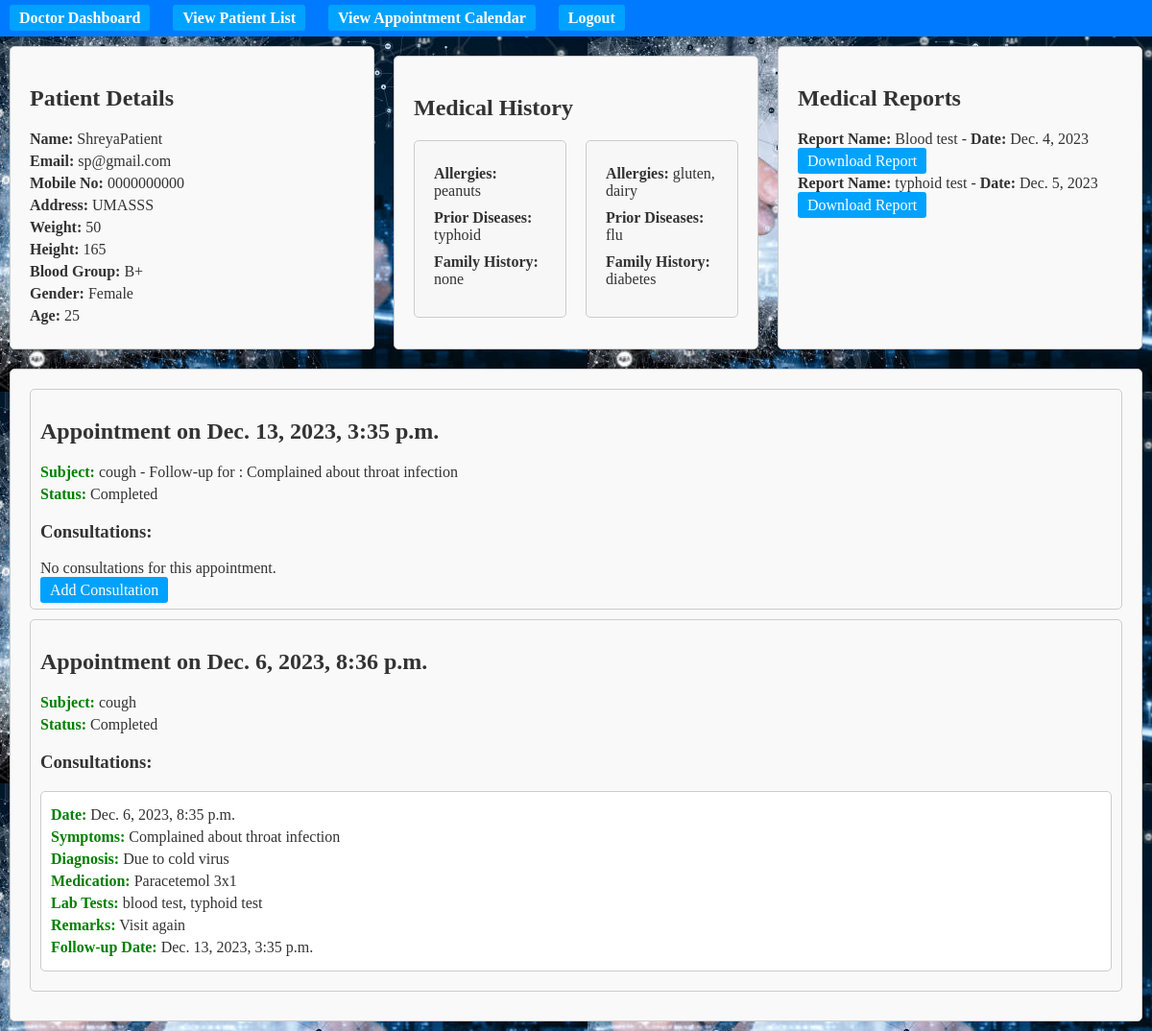
/doctor/patient/1/ (signed in), run on the app's committed database.
### health/models.py (models this page shows)
class Patient(models.Model):
    user = models.OneToOneField(User, on_delete=models.CASCADE)
    name = models.CharField(max_length=255)
    email = models.EmailField(max_length=255)
    mobile_no = models.CharField(max_length=255)
    address = models.TextField()
    created_on = models.DateTimeField(auto_now_add=True)
    weight = models.IntegerField()
    height = models.IntegerField()
    blood_group = models.CharField(max_length=255)
    gender = models.CharField(max_length=255)
    age = models.IntegerField()

class PatientMedicalHistory(models.Model):
    patient = models.ForeignKey(Patient, on_delete=models.CASCADE)
    allergies = models.CharField(max_length=255)
    prior_diseases = models.CharField(max_length=255)
    family_history = models.CharField(max_length=255)

class PatientMedicalReports(models.Model):
    patient = models.ForeignKey(Patient, on_delete=models.CASCADE)
    medical_report_name = models.CharField(max_length=255)
    test_date = models.DateField()
    medical_report = models.FileField(upload_to='medical_reports/')

class Appointment(models.Model):
    patient = models.ForeignKey(Patient, on_delete=models.CASCADE)
    doctor = models.ForeignKey(Doctor, on_delete=models.CASCADE)
    appointment_date_time = models.DateTimeField()
    subject = models.CharField(max_length=255)
    completed = models.BooleanField(default=False)

class ConsultationHistory(models.Model):
    appointment = models.ForeignKey(Appointment, on_delete=models.CASCADE)
    symptoms = models.CharField(max_length=255)
    diagnosis = models.CharField(max_length=255)
    prescribed_medication = models.TextField()  # BLOB field is equivalent to Django's TextField
    recommended_lab_tests = models.CharField(max_length=255)
    remarks = models.TextField()
    last_updated_on = models.DateTimeField(auto_now=True)
    follow_up_date = models.DateTimeField(null=True, blank=True)

### health/views.py (the view)
# urls.py: path('doctor/patient/<int:patient_id>/', views.view_patient_details, name='view_patient_details'),  # View patient details
@login_required
def view_patient_details(request, patient_id):
    if not hasattr(request.user, 'doctor'):
        return redirect('home')
    patient = get_object_or_404(Patient, pk=patient_id)
    appointments_with_consultations = Appointment.objects.filter(patient=patient, doctor=request.user.doctor).order_by('-appointment_date_time').prefetch_related('consultationhistory_set')
    medical_history = PatientMedicalHistory.objects.filter(patient=patient)
    medical_reports = PatientMedicalReports.objects.filter(patient=patient)
    context = {
        'patient': patient,
        'appointments_with_consultations': appointments_with_consultations,
        'medical_history': medical_history,
        'medical_reports': medical_reports,
    }
    return render(request, 'view_patient_details.html', context)

### health/templates/view_patient_details.html
{% extends "base_doctor.html" %}
{% block content %}
<div class="patient-details-container">
    <div class="patient-details-section">
        <h2>Patient Details</h2>
        <p><strong>Name:</strong> {{ patient.name }}</p>
        <p><strong>Email:</strong> {{ patient.email }}</p>
        <p><strong>Mobile No:</strong> {{ patient.mobile_no }}</p>
        <p><strong>Address:</strong> {{ patient.address }}</p>
        <p><strong>Weight:</strong> {{ patient.weight }}</p>
        <p><strong>Height:</strong> {{ patient.height }}</p>
        <p><strong>Blood Group:</strong> {{ patient.blood_group }}</p>
        <p><strong>Gender:</strong> {{ patient.gender }}</p>
        <p><strong>Age:</strong> {{ patient.age }}</p>
    </div>
    <div class="medical-history-section">
        <h2>Medical History</h2>
        {% if medical_history %}
            <div class="medical-history-details">
                {% for history in medical_history %}
                    <div class="history-item">
                        <div class="history-record">
                            <p><strong>Allergies:</strong> {{ history.allergies }}</p>
                        </div>
                        <div class="history-record">
                            <p><strong>Prior Diseases:</strong> {{ history.prior_diseases }}</p>
                        </div>
                        <div class="history-record">
                            <p><strong>Family History:</strong> {{ history.family_history }}</p>
                        </div>
                    </div>
                {% endfor %}
            </div>
        {% else %}
            <p>No medical history records found.</p>
        {% endif %}
    </div>
    <div class="medical-reports-section">
        <h2>Medical Reports</h2>
        {% if medical_reports %}
            <div class="medical-report-details">
                {% for report in medical_reports %}
                    <div class="report-item">
                        <p><strong>Report Name:</strong> {{ report.medical_report_name }} - <strong>Date:</strong> {{ report.test_date }}</p>
                        <a href="{% url 'download_file' report.medical_report.url|cut:'/medical_reports/' %}" download>Download Report</a>
                    </div>
                {% endfor %}
            </div>
        {% else %}
            <p>No medical reports found.</p>
        {% endif %}
    </div>
</div>
<div class="appointments-section">
    {% for appointment in appointments_with_consultations %}
        <div class="appointment-item">
            <h2>Appointment on {{ appointment.appointment_date_time }}</h2>
            <p><strong>Subject:</strong> {{ appointment.subject }}</p>
            {% if not appointment.completed %}
                <form method="post" action="{% url 'edit_appointment' appointment.id %}?referrer=patient_details">
                    {% csrf_token %}
                    <input type="hidden" name="appointment_id" value="{{ appointment.id }}">
                    <button type="submit" name="mark_done">Mark as Done</button>
                    <a href="{% url 'edit_appointment' appointment.id %}?referrer=patient_details">Edit Appointment</a>
                </form>
                <form method="post" action="{% url 'delete_appointment' appointment.id %}?referrer=patient_details">
                    {% csrf_token %}
                    <button type="submit">Delete Appointment</button>
                </form>
            {% else %}
                <p><strong>Status:</strong> Completed</p>
            {% endif %}
            <h3>Consultations:</h3>
            {% if appointment.consultationhistory_set.exists %}
                <div class="consultations-details">
                    {% for consultation in appointment.consultationhistory_set.all %}
                        <div class="consultation-item">
                            <p><strong>Date:</strong> {{ consultation.last_updated_on }}</p>
                            <p><strong>Symptoms:</strong> {{ consultation.symptoms }}</p>
                            <p><strong>Diagnosis:</strong> {{ consultation.diagnosis }}</p>
                            <p><strong>Medication:</strong> {{ consultation.prescribed_medication }}</p>
                            <p><strong>Lab Tests:</strong> {{ consultation.recommended_lab_tests }}</p>
                            <p><strong>Remarks:</strong> {{ consultation.remarks }}</p>
                            <p><strong>Follow-up Date:</strong> {{ consultation.follow_up_date }}</p>
                        </div>
                    {% endfor %}
                </div>
            {% else %}
                <p>No consultations for this appointment.</p>
                <a href="{% url 'add_patient_consultation' patient_id=patient.id %}?appointment_id={{ appointment.id }}">Add Consultation</a>
            {% endif %}
        </div>
    {% endfor %}
</div>
{% endblock %}

### health/templates/base_doctor.html (shortened to what this page needs)
{% load static %}
<!DOCTYPE html>
<html lang="en">
<head>
    <link rel="stylesheet" href="{% static 'styles.css' %}">
</head>
<body>
    <div class="navbar">
        <ul class="nav-list">
            <li class="nav-item"><a href="{% url 'doctor_dashboard' %}">Doctor Dashboard</a></li>
            <li class="nav-item"><a href="{% url 'view_patient_list' %}">View Patient List</a></li>
            <li class="nav-item"><a href="{% url 'view_appointment_calendar' %}">View Appointment Calendar</a></li>
            <li class="nav-item"><a href="{% url 'logout' %}">Logout</a></li>
        </ul>
    </div>
    {% block content %}{% endblock %}
</body>
</html>

### health/static/styles.css (style rules this page uses)
h2 { font-size: 24px; color: #333; margin-bottom: 20px; }
.navbar { background-color: #007BFF; padding: 10px; }
.nav-list { list-style-type: none; margin: 0; padding: 0; }
.nav-item { display: inline; margin-right: 20px; }
.nav-item a { text-decoration: none; color: #fff; font-weight: bold; font-size: 16px; transition: color 0.3s ease-in-out; }
h2 { color: #333; }
.appointment-item { border: 1px solid #ccc; padding: 10px; margin-bottom: 10px; background-color: #f9f9f9; border-radius: 5px; }
ul { list-style-type: none; padding: 0; }
ul li { margin-bottom: 10px; }
.appointment-item { margin-bottom: 10px; list-style: none; border-bottom: 1px solid #ccc; padding-bottom: 10px; }
.patient-details-container { display: flex; flex-wrap: wrap; }
.patient-details-section, .medical-history-section, .medical-reports-section, .appointments-section { flex: 1; padding: 20px; margin: 10px; border: 1px solid #ccc; border-radius: 5px; background-color: #f9f9f9; }
.patient-details-section p, .medical-history-details .history-item p, .medical-report-details .report-item p, .appointments-section .appointment-item p { margin: 5px 0; }
button, a { padding: 5px 10px; margin: 5px 0; background-color: #00a2ff; color: #fff !important; text-decoration: none; border: none; border-radius: 3px; cursor: pointer; }
.appointments-section .appointment-item p strong { color: green; }
.consultations-details .consultation-item { border: 1px solid #ccc; border-radius: 5px; padding: 10px; margin: 10px 0; background-color: #fff; }
body { background-image: url('../static/images/patient_background.jpeg'); color: #333; margin: 0; min-height: 100vh; }
.medical-history-section { margin-top: 20px; }
.medical-history-details { display: flex; flex-wrap: wrap; gap: 20px; }
.history-item { flex: 1; background-color: #f7f7f7; padding: 20px; border: 1px solid #ccc; border-radius: 5px; }
.history-record { margin-bottom: 10px; }

### data on the page
Patient: name "ShreyaPatient", email "sp@gmail.com", mobile_no "0000000000", address "UMASSS", weight "50", height "165", blood_group "B+", gender "Female", age "25"
PatientMedicalHistory: allergies "peanuts", prior_diseases "typhoid", family_history "none"
PatientMedicalHistory: allergies "gluten, dairy", prior_diseases "flu", family_history "diabetes"
PatientMedicalReports: medical_report_name "Blood test", test_date "Dec. 4, 2023"
PatientMedicalReports: medical_report_name "typhoid test", test_date "Dec. 5, 2023"
Appointment: appointment_date_time "Dec. 13, 2023, 3:35 p.m.", subject "cough - Follow-up for : Complained about throat infection", shows "Status:", completed "Completed"
Appointment: appointment_date_time "Dec. 6, 2023, 8:36 p.m.", subject "cough", shows "Status:", completed "Completed"
ConsultationHistory: last_updated_on "Dec. 6, 2023, 8:35 p.m.", symptoms "Complained about throat infection", diagnosis "Due to cold virus", prescribed_medication "Paracetemol 3x1", recommended_lab_tests "blood test, typhoid test", remarks "Visit again", follow_up_date "Dec. 13, 2023, 3:35 p.m."
